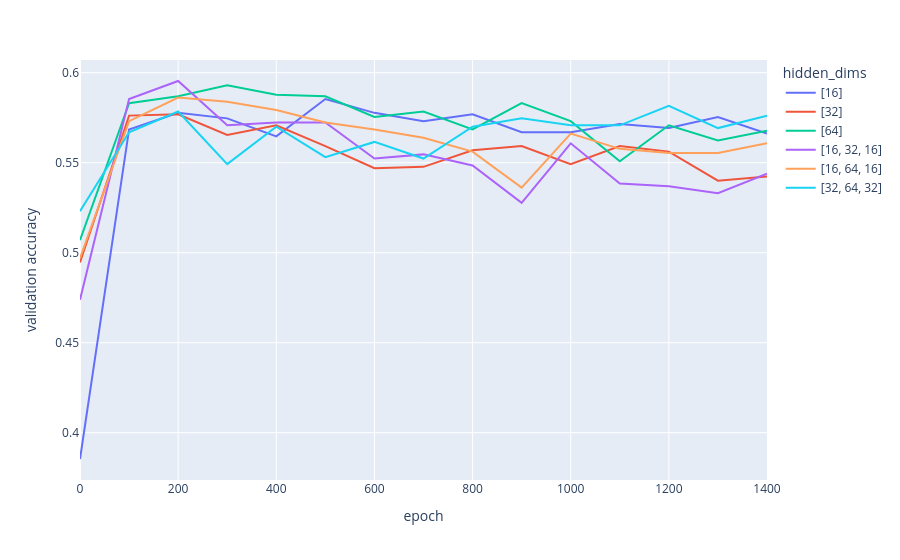
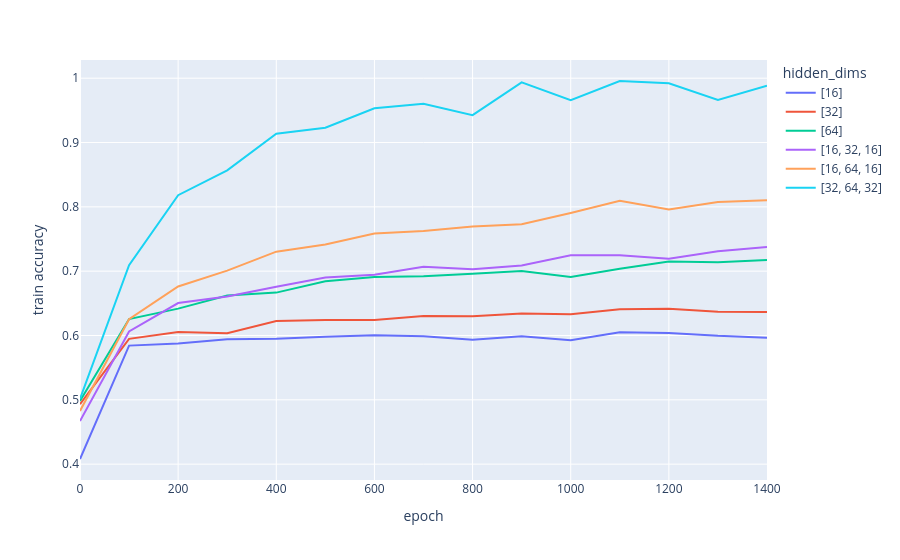

Here is the notebook cell these charts were saved with, in order:
### Code cell
rows = []
for i, hidden_dims in enumerate(hidden_dims_array):
    for epoch, acc in hidden_dims_val_accuracies[i]:
        rows.append({'epoch': epoch, 'validation accuracy': acc, 'hidden_dims': str(hidden_dims)})
fig = px.line(pd.DataFrame(rows), x='epoch', y='validation accuracy', color='hidden_dims')
fig.show()

rows = []
for i, hidden_dims in enumerate(hidden_dims_array):
    for epoch, acc in hidden_dims_train_accuracies[i]:
        rows.append({'epoch': epoch, 'train accuracy': acc, 'hidden_dims': str(hidden_dims)})
fig = px.line(pd.DataFrame(rows), x='epoch', y='train accuracy', color='hidden_dims')
fig.show()

### Figure 1 — Plotly figure (JSON) as saved in the notebook; plotly's stock layout.template omitted (floating-point values rounded to 4 significant figures)
{"data": [{"hovertemplate": "hidden_dims=[16]<br>epoch=%{x}<br>validation accuracy=%{y}<extra></extra>", "legendgroup": "[16]", "line": {"color": "#636efa", "dash": "solid"}, "marker": {"symbol": "circle"}, "mode": "lines", "name": "[16]", "orientation": "v", "showlegend": true, "type": "scatter", "x": [0, 100, 200, 300, 400, 500, 600, 700, 800, 900, 1000, 1100, 1200, 1300, 1400], "xaxis": "x", "y": [0.3854, 0.5685, 0.5777, 0.5746, 0.5646, 0.5854, 0.5777, 0.5731, 0.5769, 0.5669, 0.5669, 0.5715, 0.5692, 0.5754, 0.5662], "yaxis": "y"}, {"hovertemplate": "hidden_dims=[32]<br>epoch=%{x}<br>validation accuracy=%{y}<extra></extra>", "legendgroup": "[32]", "line": {"color": "#EF553B", "dash": "solid"}, "marker": {"symbol": "circle"}, "mode": "lines", "name": "[32]", "orientation": "v", "showlegend": true, "type": "scatter", "x": [0, 100, 200, 300, 400, 500, 600, 700, 800, 900, 1000, 1100, 1200, 1300, 1400], "xaxis": "x", "y": [0.4946, 0.5762, 0.5769, 0.5654, 0.5708, 0.5592, 0.5469, 0.5477, 0.5569, 0.5592, 0.5492, 0.5592, 0.5562, 0.54, 0.5423], "yaxis": "y"}, {"hovertemplate": "hidden_dims=[64]<br>epoch=%{x}<br>validation accuracy=%{y}<extra></extra>", "legendgroup": "[64]", "line": {"color": "#00cc96", "dash": "solid"}, "marker": {"symbol": "circle"}, "mode": "lines", "name": "[64]", "orientation": "v", "showlegend": true, "type": "scatter", "x": [0, 100, 200, 300, 400, 500, 600, 700, 800, 900, 1000, 1100, 1200, 1300, 1400], "xaxis": "x", "y": [0.5069, 0.5831, 0.5869, 0.5931, 0.5877, 0.5869, 0.5754, 0.5785, 0.5685, 0.5831, 0.5731, 0.5508, 0.5708, 0.5623, 0.5677], "yaxis": "y"}, {"hovertemplate": "hidden_dims=[16, 32, 16]<br>epoch=%{x}<br>validation accuracy=%{y}<extra></extra>", "legendgroup": "[16, 32, 16]", "line": {"color": "#ab63fa", "dash": "solid"}, "marker": {"symbol": "circle"}, "mode": "lines", "name": "[16, 32, 16]", "orientation": "v", "showlegend": true, "type": "scatter", "x": [0, 100, 200, 300, 400, 500, 600, 700, 800, 900, 1000, 1100, 1200, 1300, 1400], "xaxis": "x", "y": [0.4738, 0.5854, 0.5954, 0.5708, 0.5723, 0.5723, 0.5523, 0.5546, 0.5485, 0.5277, 0.5608, 0.5385, 0.5369, 0.5331, 0.5438], "yaxis": "y"}, {"hovertemplate": "hidden_dims=[16, 64, 16]<br>epoch=%{x}<br>validation accuracy=%{y}<extra></extra>", "legendgroup": "[16, 64, 16]", "line": {"color": "#FFA15A", "dash": "solid"}, "marker": {"symbol": "circle"}, "mode": "lines", "name": "[16, 64, 16]", "orientation": "v", "showlegend": true, "type": "scatter", "x": [0, 100, 200, 300, 400, 500, 600, 700, 800, 900, 1000, 1100, 1200, 1300, 1400], "xaxis": "x", "y": [0.4969, 0.5731, 0.5862, 0.5838, 0.5792, 0.5723, 0.5685, 0.5638, 0.5562, 0.5362, 0.5662, 0.5577, 0.5554, 0.5554, 0.5608], "yaxis": "y"}, {"hovertemplate": "hidden_dims=[32, 64, 32]<br>epoch=%{x}<br>validation accuracy=%{y}<extra></extra>", "legendgroup": "[32, 64, 32]", "line": {"color": "#19d3f3", "dash": "solid"}, "marker": {"symbol": "circle"}, "mode": "lines", "name": "[32, 64, 32]", "orientation": "v", "showlegend": true, "type": "scatter", "x": [0, 100, 200, 300, 400, 500, 600, 700, 800, 900, 1000, 1100, 1200, 1300, 1400], "xaxis": "x", "y": [0.5231, 0.5669, 0.5785, 0.5492, 0.57, 0.5531, 0.5615, 0.5523, 0.57, 0.5746, 0.5708, 0.5708, 0.5815, 0.5692, 0.5762], "yaxis": "y"}], "layout": {"legend": {"title": {"text": "hidden_dims"}, "tracegroupgap": 0}, "margin": {"t": 60}, "xaxis": {"anchor": "y", "domain": [0, 1], "title": {"text": "epoch"}}, "yaxis": {"anchor": "x", "domain": [0, 1], "title": {"text": "validation accuracy"}}}}

### Figure 2 — Plotly figure (JSON) as saved in the notebook; plotly's stock layout.template omitted (floating-point values rounded to 4 significant figures)
{"data": [{"hovertemplate": "hidden_dims=[16]<br>epoch=%{x}<br>train accuracy=%{y}<extra></extra>", "legendgroup": "[16]", "line": {"color": "#636efa", "dash": "solid"}, "marker": {"symbol": "circle"}, "mode": "lines", "name": "[16]", "orientation": "v", "showlegend": true, "type": "scatter", "x": [0, 100, 200, 300, 400, 500, 600, 700, 800, 900, 1000, 1100, 1200, 1300, 1400], "xaxis": "x", "y": [0.408, 0.5843, 0.5876, 0.5943, 0.5948, 0.5982, 0.6002, 0.5987, 0.5935, 0.5989, 0.5925, 0.6051, 0.6041, 0.5994, 0.5966], "yaxis": "y"}, {"hovertemplate": "hidden_dims=[32]<br>epoch=%{x}<br>train accuracy=%{y}<extra></extra>", "legendgroup": "[32]", "line": {"color": "#EF553B", "dash": "solid"}, "marker": {"symbol": "circle"}, "mode": "lines", "name": "[32]", "orientation": "v", "showlegend": true, "type": "scatter", "x": [0, 100, 200, 300, 400, 500, 600, 700, 800, 900, 1000, 1100, 1200, 1300, 1400], "xaxis": "x", "y": [0.4932, 0.5948, 0.6056, 0.6035, 0.6225, 0.6241, 0.6241, 0.6302, 0.63, 0.6341, 0.6331, 0.6407, 0.6418, 0.6369, 0.6366], "yaxis": "y"}, {"hovertemplate": "hidden_dims=[64]<br>epoch=%{x}<br>train accuracy=%{y}<extra></extra>", "legendgroup": "[64]", "line": {"color": "#00cc96", "dash": "solid"}, "marker": {"symbol": "circle"}, "mode": "lines", "name": "[64]", "orientation": "v", "showlegend": true, "type": "scatter", "x": [0, 100, 200, 300, 400, 500, 600, 700, 800, 900, 1000, 1100, 1200, 1300, 1400], "xaxis": "x", "y": [0.4983, 0.6256, 0.6418, 0.662, 0.6667, 0.6844, 0.6908, 0.6921, 0.6959, 0.7003, 0.691, 0.7039, 0.7152, 0.7139, 0.7175], "yaxis": "y"}, {"hovertemplate": "hidden_dims=[16, 32, 16]<br>epoch=%{x}<br>train accuracy=%{y}<extra></extra>", "legendgroup": "[16, 32, 16]", "line": {"color": "#ab63fa", "dash": "solid"}, "marker": {"symbol": "circle"}, "mode": "lines", "name": "[16, 32, 16]", "orientation": "v", "showlegend": true, "type": "scatter", "x": [0, 100, 200, 300, 400, 500, 600, 700, 800, 900, 1000, 1100, 1200, 1300, 1400], "xaxis": "x", "y": [0.467, 0.6064, 0.6505, 0.6605, 0.6759, 0.69, 0.6944, 0.707, 0.7031, 0.7088, 0.7247, 0.7247, 0.7193, 0.7308, 0.7377], "yaxis": "y"}, {"hovertemplate": "hidden_dims=[16, 64, 16]<br>epoch=%{x}<br>train accuracy=%{y}<extra></extra>", "legendgroup": "[16, 64, 16]", "line": {"color": "#FFA15A", "dash": "solid"}, "marker": {"symbol": "circle"}, "mode": "lines", "name": "[16, 64, 16]", "orientation": "v", "showlegend": true, "type": "scatter", "x": [0, 100, 200, 300, 400, 500, 600, 700, 800, 900, 1000, 1100, 1200, 1300, 1400], "xaxis": "x", "y": [0.4827, 0.6254, 0.6762, 0.7008, 0.7303, 0.7416, 0.7585, 0.7626, 0.7696, 0.7729, 0.7904, 0.8093, 0.7957, 0.8075, 0.8104], "yaxis": "y"}, {"hovertemplate": "hidden_dims=[32, 64, 32]<br>epoch=%{x}<br>train accuracy=%{y}<extra></extra>", "legendgroup": "[32, 64, 32]", "line": {"color": "#19d3f3", "dash": "solid"}, "marker": {"symbol": "circle"}, "mode": "lines", "name": "[32, 64, 32]", "orientation": "v", "showlegend": true, "type": "scatter", "x": [0, 100, 200, 300, 400, 500, 600, 700, 800, 900, 1000, 1100, 1200, 1300, 1400], "xaxis": "x", "y": [0.5014, 0.7093, 0.8181, 0.8568, 0.9135, 0.923, 0.9533, 0.9602, 0.9425, 0.9936, 0.9659, 0.9956, 0.992, 0.9661, 0.9882], "yaxis": "y"}], "layout": {"legend": {"title": {"text": "hidden_dims"}, "tracegroupgap": 0}, "margin": {"t": 60}, "xaxis": {"anchor": "y", "domain": [0, 1], "title": {"text": "epoch"}}, "yaxis": {"anchor": "x", "domain": [0, 1], "title": {"text": "train accuracy"}}}}
